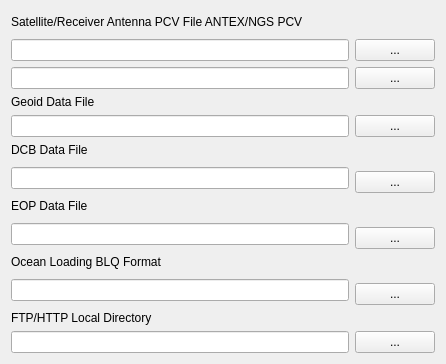
     <widget class="QWidget" name="TabSheet7">
      <property name="toolTip">
       <string/>
      </property>
      <attribute name="title">
       <string>&amp;Files</string>
      </attribute>
      <layout class="QGridLayout" name="gridLayout_6">
       <item row="0" column="1">
        <widget class="QPushButton" name="BtnSatPcvView">
         <property name="enabled">
          <bool>true</bool>
         </property>
         <property name="sizePolicy">
          <sizepolicy hsizetype="Fixed" vsizetype="Fixed">
           <horstretch>0</horstretch>
           <verstretch>0</verstretch>
          </sizepolicy>
         </property>
         <property name="toolTip">
          <string/>
         </property>
         <property name="text">
          <string/>
         </property>
         <property name="icon">
          <iconset resource="../rtkconv_qt/rtkconv_qt.qrc">
           <normaloff>:/buttons/doc.bmp</normaloff>:/buttons/doc.bmp</iconset>
         </property>
         <property name="flat">
          <bool>true</bool>
         </property>
        </widget>
       </item>
       <item row="1" column="0" colspan="2">
        <widget class="QLineEdit" name="SatPcvFile">
         <property name="enabled">
          <bool>true</bool>
         </property>
         <property name="toolTip">
          <string/>
         </property>
         <property name="text">
          <string/>
         </property>
        </widget>
       </item>
       <item row="1" column="3">
        <widget class="QPushButton" name="BtnSatPcvFile">
         <property name="enabled">
          <bool>true</bool>
         </property>
         <property name="toolTip">
          <string/>
         </property>
         <property name="text">
          <string>...</string>
         </property>
        </widget>
       </item>
       <item row="2" column="3">
        <widget class="QPushButton" name="BtnAntPcvFile">
         <property name="enabled">
          <bool>true</bool>
         </property>
         <property name="toolTip">
          <string/>
         </property>
         <property name="text">
          <string>...</string>
         </property>
        </widget>
       </item>
       <item row="2" column="0" colspan="2">
        <widget class="QLineEdit" name="AntPcvFile">
         <property name="enabled">
          <bool>true</bool>
         </property>
         <property name="toolTip">
          <string/>
         </property>
         <property name="text">
          <string/>
         </property>
        </widget>
       </item>
       <item row="4" column="0" colspan="2">
        <widget class="QLineEdit" name="GeoidDataFile">
         <property name="enabled">
          <bool>true</bool>
         </property>
         <property name="toolTip">
          <string/>
         </property>
         <property name="text">
          <string/>
         </property>
        </widget>
       </item>
       <item row="4" column="3">
        <widget class="QPushButton" name="BtnGeoidDataFile">
         <property name="enabled">
          <bool>true</bool>
         </property>
         <property name="toolTip">
          <string/>
         </property>
         <property name="text">
          <string>...</string>
         </property>
        </widget>
       </item>
       <item row="3" column="0">
        <widget class="QLabel" name="Label48">
         <property name="enabled">
          <bool>true</bool>
         </property>
         <property name="toolTip">
          <string/>
         </property>
         <property name="text">
          <string>Geoid Data File</string>
         </property>
        </widget>
       </item>
       <item row="5" column="0">
        <widget class="QLabel" name="Label1">
         <property name="enabled">
          <bool>true</bool>
         </property>
         <property name="toolTip">
          <string/>
         </property>
         <property name="text">
          <string>DCB Data File</string>
         </property>
        </widget>
       </item>
       <item row="15" column="0" colspan="2">
        <widget class="QLineEdit" name="LocalDir">
         <property name="enabled">
          <bool>true</bool>
         </property>
         <property name="toolTip">
          <string/>
         </property>
         <property name="text">
          <string/>
         </property>
        </widget>
       </item>
       <item row="14" column="0">
        <widget class="QLabel" name="Label31">
         <property name="enabled">
          <bool>true</bool>
         </property>
         <property name="toolTip">
          <string/>
         </property>
         <property name="text">
          <string>FTP/HTTP Local Directory</string>
         </property>
        </widget>
       </item>
       <item row="15" column="3">
        <widget class="QPushButton" name="BtnLocalDir">
         <property name="enabled">
          <bool>true</bool>
         </property>
         <property name="toolTip">
          <string/>
         </property>
         <property name="text">
          <string>...</string>
         </property>
        </widget>
       </item>
       <item row="7" column="3">
        <widget class="QPushButton" name="BtnDCBFile">
         <property name="enabled">
          <bool>true</bool>
         </property>
         <property name="toolTip">
          <string/>
         </property>
         <property name="text">
          <string>...</string>
         </property>
        </widget>
       </item>
       <item row="5" column="3" rowspan="2">
        <widget class="QPushButton" name="BtnDCBView">
         <property name="enabled">
          <bool>true</bool>
         </property>
         <property name="toolTip">
          <string/>
         </property>
         <property name="text">
          <string/>
         </property>
         <property name="flat">
          <bool>true</bool>
         </property>
        </widget>
       </item>
       <item row="6" column="0" rowspan="2" colspan="2">
        <widget class="QLineEdit" name="DCBFile">
         <property name="enabled">
          <bool>true</bool>
         </property>
         <property name="toolTip">
          <string/>
         </property>
         <property name="text">
          <string/>
         </property>
        </widget>
       </item>
       <item row="8" column="3" rowspan="2">
        <widget class="QPushButton" name="BtnEOPView">
         <property name="enabled">
          <bool>true</bool>
         </property>
         <property name="toolTip">
          <string/>
         </property>
         <property name="text">
          <string/>
         </property>
         <property name="flat">
          <bool>true</bool>
         </property>
        </widget>
       </item>
       <item row="8" column="0">
        <widget class="QLabel" name="Label23">
         <property name="enabled">
          <bool>true</bool>
         </property>
         <property name="toolTip">
          <string/>
         </property>
         <property name="text">
          <string>EOP Data File</string>
         </property>
        </widget>
       </item>
       <item row="9" column="0" rowspan="2" colspan="2">
        <widget class="QLineEdit" name="EOPFile">
         <property name="enabled">
          <bool>true</bool>
         </property>
         <property name="toolTip">
          <string/>
         </property>
         <property name="text">
          <string/>
         </property>
        </widget>
       </item>
       <item row="10" column="3">
        <widget class="QPushButton" name="BtnEOPFile">
         <property name="enabled">
          <bool>true</bool>
         </property>
         <property name="toolTip">
          <string/>
         </property>
         <property name="text">
          <string>...</string>
         </property>
        </widget>
       </item>
       <item row="11" column="3" rowspan="2">
        <widget class="QPushButton" name="BtnOLFileView">
         <property name="enabled">
          <bool>true</bool>
         </property>
         <property name="toolTip">
          <string/>
         </property>
         <property name="text">
          <string/>
         </property>
         <property name="flat">
          <bool>true</bool>
         </property>
        </widget>
       </item>
       <item row="12" column="0" rowspan="2" colspan="2">
        <widget class="QLineEdit" name="OLFile">
         <property name="enabled">
          <bool>true</bool>
         </property>
         <property name="toolTip">
          <string/>
         </property>
         <property name="text">
          <string/>
         </property>
        </widget>
       </item>
       <item row="11" column="0">
        <widget class="QLabel" name="Label34">
         <property name="enabled">
          <bool>true</bool>
         </property>
         <property name="toolTip">
          <string/>
         </property>
         <property name="text">
          <string>Ocean Loading BLQ Format</string>
         </property>
        </widget>
       </item>
       <item row="13" column="3">
        <widget class="QPushButton" name="BtnOLFile">
         <property name="enabled">
          <bool>true</bool>
         </property>
         <property name="toolTip">
          <string/>
         </property>
         <property name="text">
          <string>...</string>
         </property>
        </widget>
       </item>
       <item row="0" column="0">
        <widget class="QLabel" name="Label38">
         <property name="enabled">
          <bool>true</bool>
         </property>
         <property name="toolTip">
          <string/>
         </property>
         <property name="text">
          <string>Satellite/Receiver Antenna PCV File ANTEX/NGS PCV</string>
         </property>
        </widget>
       </item>
       <item row="0" column="3">
        <widget class="QPushButton" name="BtnAntPcvView">
         <property name="enabled">
          <bool>true</bool>
         </property>
         <property name="sizePolicy">
          <sizepolicy hsizetype="Fixed" vsizetype="Fixed">
           <horstretch>0</horstretch>
           <verstretch>0</verstretch>
          </sizepolicy>
         </property>
         <property name="toolTip">
          <string/>
         </property>
         <property name="text">
          <string/>
         </property>
         <property name="icon">
          <iconset resource="../rtkconv_qt/rtkconv_qt.qrc">
           <normaloff>:/buttons/doc.bmp</normaloff>:/buttons/doc.bmp</iconset>
         </property>
         <property name="flat">
          <bool>true</bool>
         </property>
        </widget>
       </item>
      </layout>
     </widget>
